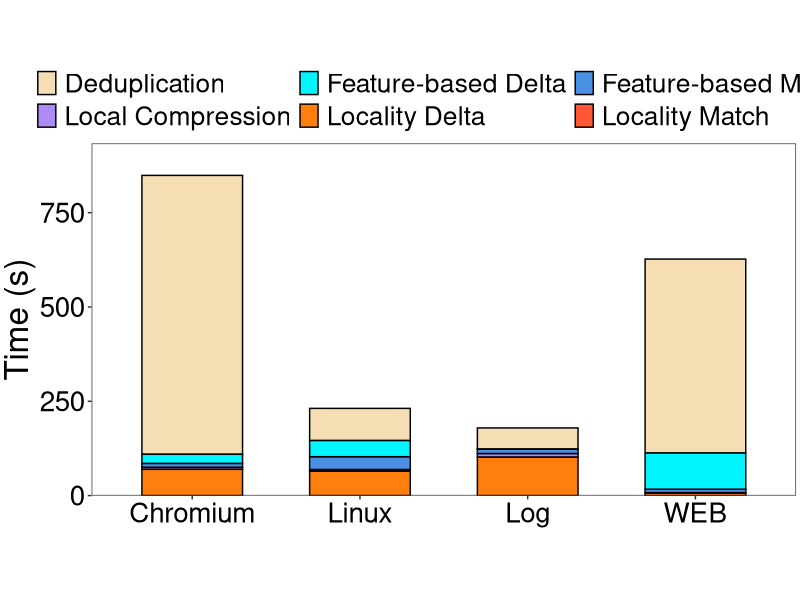
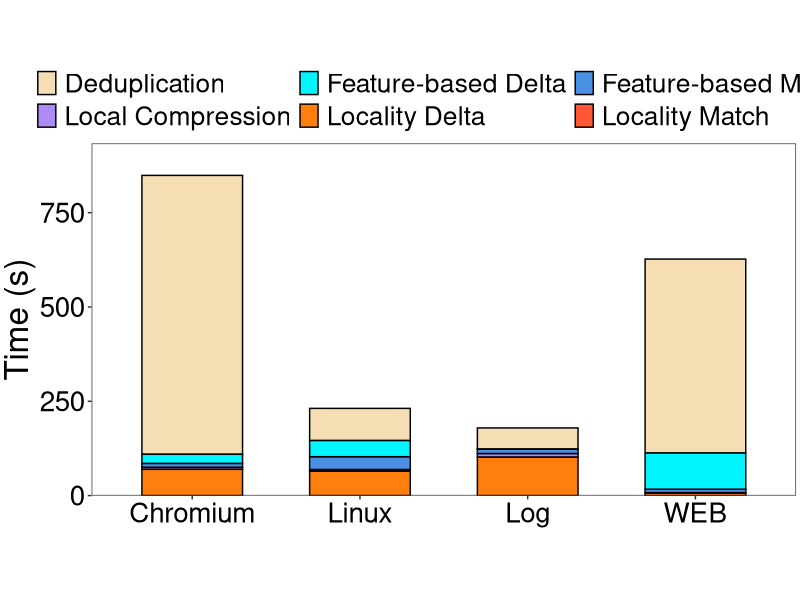

The R source for these figures, in order:
library(ggplot2)
setwd(dirname(rstudioapi::getActiveDocumentContext()$path))
# 创建示例数据
data <- data.frame(
  category = rep(c('Linux', 'Chromium', 'WEB', 'Log'), each = 6),
  part = rep(c('Deduplication', 'Local Compression', 'Locality Match','Locality Delta','Feature-based Match','Feature-based Delta'), times = 4),
  value = c(85.2564,4.59822,0.00973535,64.6234,33.9497,42.8017,739.354,5.55645,0.0282299,69.6156,10.1979,24.1337,514.128,1.40798,0.0102741,6.56336,9.03805,95.9007,56.1908,9.68207,0.0281502,101.856,11.2657,0.395646)
)
# 计算每个类别的总和
total_values <- aggregate(value ~ category, data = data, sum)
max_height <- max(total_values$value)
# 定义颜色
colors <- c( 'Deduplication' = '#f5deb3', 'Local Compression' = '#ac8cf4', 'Locality Match'='#FF5733',
             'Locality Delta' = '#ff7f0e', 'Feature-based Match' = '#4a90e2','Feature-based Delta'='#00F5FF')

# 创建堆叠柱状图
p <- ggplot(data, aes(x = category, y = value, fill = part)) +
  geom_bar(stat = "identity", width = 0.6, color = "black") +
  scale_fill_manual(values = colors) +
  labs(y = 'Time (s)', x = 'Category') +
  scale_y_continuous(
    limits = c(0, max_height),
    expand = expansion(mult = c(0, 0.1))
  ) +
  theme_bw() +
  theme(
    plot.title = element_text(hjust = 0.5, size = 24, face = "bold"),
    plot.margin = unit(c(0.1, 0.1, 0.1, 0.1), "cm"),
    axis.title.x = element_text(size = 26),
    axis.title.y = element_text(size = 24),
    axis.text = element_text(size = 20, color = "black"),
    aspect.ratio = 0.5,
    panel.grid.major = element_blank(), 
    panel.grid.minor = element_blank(),
    legend.position = "top",
    legend.direction = "horizontal",
    legend.text = element_text(size = 19),
    legend.key.height = unit(1.0, "line"),
    legend.key.width = unit(1.0, "line"),
    legend.margin = margin(t = 0, unit = 'cm'),
    legend.title = element_blank()
  ) +
  guides(fill = guide_legend(nrow = 2, byrow = TRUE)) + # 设置图例为两行
  theme(axis.title.x = element_blank())
ggsave('../plot/10-TimeBreakdown.pdf', plot = p, width = 10, height = 5)
print(p)
